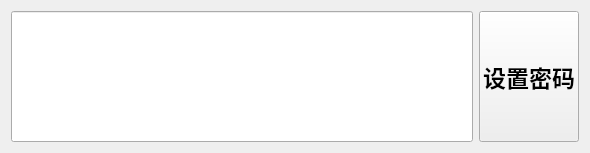
<?xml version="1.0" encoding="UTF-8"?>
<ui version="4.0">
 <class>password</class>
 <widget class="QWidget" name="password">
  <property name="geometry">
   <rect>
    <x>0</x>
    <y>0</y>
    <width>590</width>
    <height>153</height>
   </rect>
  </property>
  <property name="windowTitle">
   <string>Form</string>
  </property>
  <layout class="QHBoxLayout" name="horizontalLayout_2">
   <item>
    <layout class="QHBoxLayout" name="horizontalLayout">
     <item>
      <widget class="QLineEdit" name="lineEdit">
       <property name="sizePolicy">
        <sizepolicy hsizetype="Expanding" vsizetype="Preferred">
         <horstretch>0</horstretch>
         <verstretch>0</verstretch>
        </sizepolicy>
       </property>
       <property name="font">
        <font>
         <pointsize>30</pointsize>
        </font>
       </property>
      </widget>
     </item>
     <item>
      <widget class="QPushButton" name="pushButton">
       <property name="sizePolicy">
        <sizepolicy hsizetype="Minimum" vsizetype="Preferred">
         <horstretch>0</horstretch>
         <verstretch>0</verstretch>
        </sizepolicy>
       </property>
       <property name="font">
        <font>
         <pointsize>17</pointsize>
         <weight>75</weight>
         <bold>true</bold>
        </font>
       </property>
       <property name="styleSheet">
        <string notr="true">/* 期货 1 */

QPushButton::hover 
{
	background-color: #1450C7;
}
position: absolute;
left: 432px;
top: 68px;
width: 112px;
height: 60px;
opacity: 1;
	
background: #285790;
	
color: rgb(255, 255, 255);
box-sizing: border-box;
border-width: 0px 1px 0px 0px;
border-style: solid;
border-color: #111117;
	</string>
       </property>
       <property name="text">
        <string>设置密码</string>
       </property>
      </widget>
     </item>
    </layout>
   </item>
  </layout>
 </widget>
 <resources/>
 <connections>
  <connection>
   <sender>pushButton</sender>
   <signal>clicked()</signal>
   <receiver>password</receiver>
   <slot>passwordSetclick()</slot>
   <hints>
    <hint type="sourcelabel">
     <x>493</x>
     <y>63</y>
    </hint>
    <hint type="destinationlabel">
     <x>462</x>
     <y>147</y>
    </hint>
   </hints>
  </connection>
 </connections>
 <slots>
  <slot>passwordSetclick()</slot>
 </slots>
</ui>
